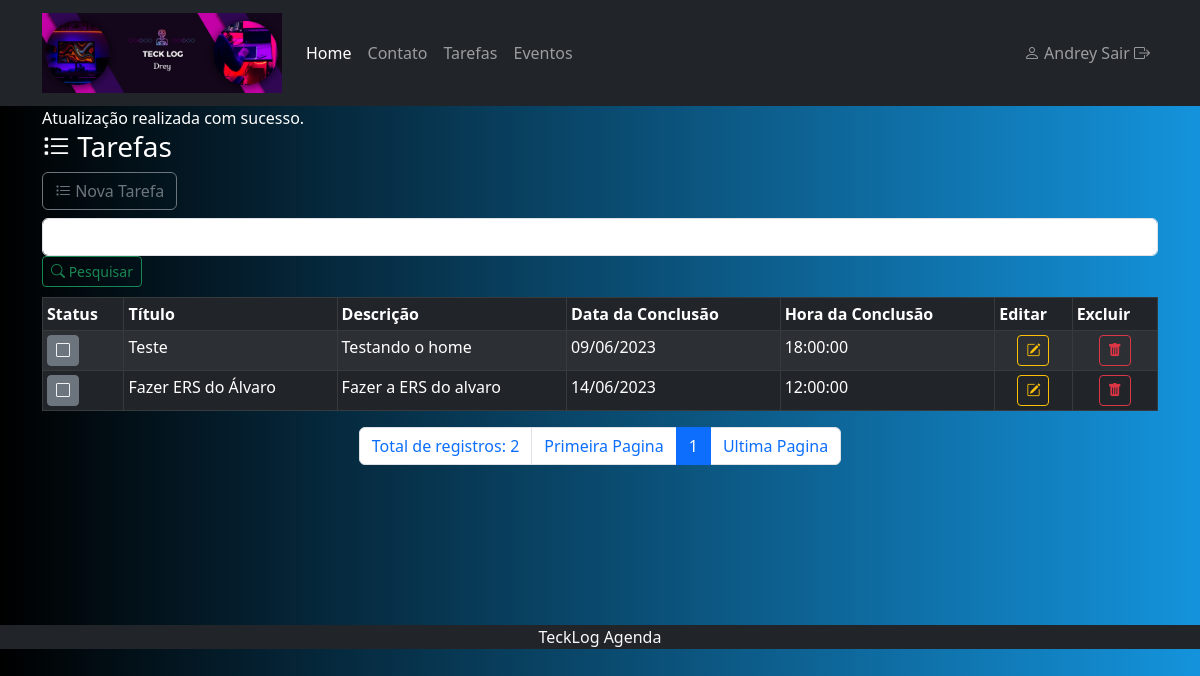
Page /index.php?menuop=tarefas (signed in) on the committed database.
### tables this page shows
CREATE TABLE `tbtarefas` (
  `idTarefa` int(11) NOT NULL,
  `tituloTarefa` varchar(200) NOT NULL,
  `descricaoTarefa` text NOT NULL,
  `dataConclusaoTarefa` date NOT NULL,
  `horaConclusaoTarefa` time NOT NULL,
  `dataLembreteTarefa` date NOT NULL,
  `horaLembreteTarefa` time NOT NULL,
  `recorrenciaTarefa` int(11) NOT NULL,
  `statusTarefa` tinyint(1) NOT NULL
);

### paginas/tarefas/tarefas.php (the view, shortened to what this page needs)
<?php
    $txt_pesquisa = isset($_POST['txt_pesquisa']) ? $_POST['txt_pesquisa'] : "";
    $idTarefa = isset($_GET['idTarefa']) ? $_GET['idTarefa'] : "";
    $statusTarefa = isset($_GET['statusTarefa']) && $_GET['statusTarefa'] == '0' ? '1' : '0';
    $sql = "UPDATE tbtarefas SET statusTarefa = ? WHERE idTarefa = ?";
    $stmt = mysqli_prepare($conexao, $sql);
    mysqli_stmt_bind_param($stmt, "ii", $statusTarefa, $idTarefa);
    mysqli_stmt_execute($stmt);
    if (mysqli_stmt_affected_rows($stmt) > 0) {
        echo "Atualização realizada com sucesso.";
    }
?>
<header>
    <h3><i class="bi bi-list-task"></i> Tarefas</h3>
</header>
<div>
    <a class="btn btn-outline-secondary mb-2"
    href="?menuop=cad-tarefa"><i class="bi bi-list-task"></i> Nova Tarefa</a>
</div>
<div>
    <form action="index.php?menuop=tarefas" method="post">
        <input class="form-control" type="text" name="txt_pesquisa" value="<?=$txt_pesquisa?>">
        <button class="btn btn-outline-success btn-sm" type="submit"><i class="bi bi-search"></i> Pesquisar</button>
    </form>
</div>
<div class="tabela">
<table class="table table-dark table-striped table-bordered table-sm">
    <thead>
        <tr>
            <th>Status</th>
            <th>Título</th>
            <th>Descrição</th>
            <th>Data da Conclusão</th>
            <th>Hora da Conclusão</th>
            <th>Editar</th>
            <th>Excluir</th>
        </tr>
    </thead>
<tbody>
    <?php
$quantidade = 10;
$pagina = (isset($_GET['pagina']))?(int)$_GET['pagina']:1;
$inicio = ($quantidade * $pagina) - $quantidade;
    $sql = "SELECT
    idTarefa,
    statusTarefa,
    tituloTarefa,
    descricaoTarefa,
    DATE_FORMAT(dataConclusaoTarefa, '%d/%m/%Y') AS dataConclusaoTarefa,
    horaConclusaoTarefa
    FROM tbtarefas
    WHERE
    tituloTarefa LIKE '%{$txt_pesquisa}%'OR
    descricaoTarefa LIKE '%{$txt_pesquisa}%'OR
    DATE_FORMAT(dataConclusaoTarefa, '%d/%m/%Y') LIKE '%{$txt_pesquisa}%'
    ORDER BY statusTarefa, dataConclusaoTarefa
    LIMIT $inicio, $quantidade
    ";
    $rs = mysqli_query($conexao,$sql) or die("Erro" . mysli_error($conexao));
    while($dados = mysqli_fetch_assoc($rs) ){
    ?>
    <tr>
        <td>
            <a class="btn btn-secondary btn-sm" href="index.php?menuop=tarefas&pagina=<?=$pagina?>&idTarefa=<?=$dados['idTarefa']?>&statusTarefa=<?=$dados['statusTarefa']?>" >
                <?php
                    if($dados['statusTarefa']==0){
                        echo '<i class="bi bi-square"></i>';
                    }else{
                        echo '<i class="bi bi-check-square"></i>';
                    }
                ?>
            </a>
        </td>
        <td class="text-nowrap"><?=$dados['tituloTarefa']?></td>
        <td class="text-nowrap"><?=$dados['descricaoTarefa']?></td>
        <td class="text-nowrap"><?=$dados['dataConclusaoTarefa']?></td>
        <td class="text-nowrap"><?=$dados['horaConclusaoTarefa']?></td>
        <td class="text-center">
            <a class="btn btn-outline-warning btn-sm" href="index.php?menuop=editar-tarefa&idTarefa=<?=$dados['idTarefa']?>"><i class="bi bi-pencil-square"></i></a>
        </td>
        <td class="text-center">
            <a class="btn btn-outline-danger btn-sm" href="index.php?menuop=excluir-tarefa&idTarefa=<?=$dados['idTarefa']?>"><i class="bi bi-trash-fill"></i></a>
        </td>
    </tr>
<?php
    }
?>
    </tbody>
</table>
</div>
<ul class="pagination justify-content-center">
<?php
    $sqlTotal = "SELECT idTarefa FROM tbTarefas";
    $qrTotal = mysqli_query($conexao, $sqlTotal) or die(mysqli_error($conexao));
    $numTotal = mysqli_num_rows($qrTotal);
    $totalPagina = ceil($numTotal / $quantidade);
    echo "<li class='page-item'><span class='page-link'>Total de registros: " . $numTotal . " </span></li> ";
    echo '<li class="page-item"><a class="page-link" href="?menuop=tarefas&pagina=1">Primeira Pagina</a></li>';
        ?>
        <?php
    for($i=1;$i<=$totalPagina;$i++){
       if($i>=($pagina-5) && $i <= ($pagina+5)){
        if($i==$pagina){
            echo "<li class='page-item active'><span class='page-link'>$i</span></li>";
        }else{
            echo "<li class='page-item'><a class='page-link' href=\"?menuop=tarefas&pagina={$i}\"> {$i} </a></li>";
        }
       }
    }
        ?>
        <?php
    echo "<li class='page-item'> <a class='page-link' href=\"?menuop=tarefas&pagina=$totalPagina\">Ultima Pagina</a></li>";
?>
</ul>
<br>
<br>
<br>
<br>
<br>

### css/estilo-padrao.css (style rules this page uses)
body { background: linear-gradient(to right, rgb(0, 0, 0), rgb(20, 147, 220)); color: white; }
.tabela { margin-top:10px ; }

### rows in the picture
tbtarefas: statusTarefa 0 (drawn), tituloTarefa "Teste", descricaoTarefa "Testando o home", dataConclusaoTarefa "09/06/2023", horaConclusaoTarefa "18:00:00"
tbtarefas: statusTarefa 0 (drawn), tituloTarefa "Fazer ERS do Álvaro", descricaoTarefa "Fazer a ERS do alvaro", dataConclusaoTarefa "14/06/2023", horaConclusaoTarefa "12:00:00"

### other values in the picture
$nomeUser "Andrey"
$numTotal "2"
